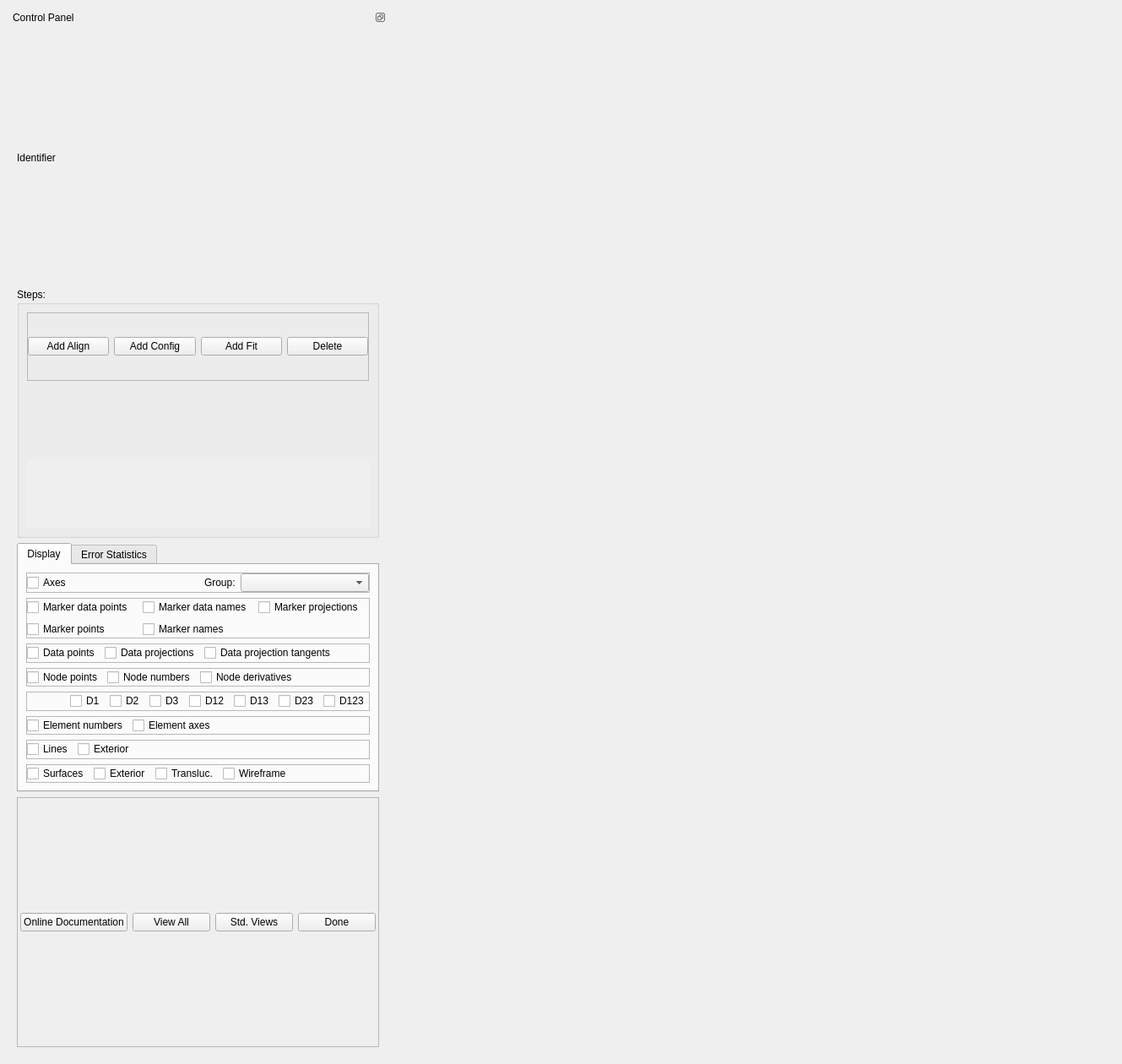
<?xml version="1.0" encoding="UTF-8"?>
<ui version="4.0">
 <class>GeometryFitterWidget</class>
 <widget class="QWidget" name="GeometryFitterWidget">
  <property name="geometry">
   <rect>
    <x>0</x>
    <y>0</y>
    <width>1329</width>
    <height>1260</height>
   </rect>
  </property>
  <property name="sizePolicy">
   <sizepolicy hsizetype="Preferred" vsizetype="Preferred">
    <horstretch>0</horstretch>
    <verstretch>0</verstretch>
   </sizepolicy>
  </property>
  <property name="minimumSize">
   <size>
    <width>0</width>
    <height>0</height>
   </size>
  </property>
  <property name="windowTitle">
   <string>Geometry Fitter</string>
  </property>
  <layout class="QHBoxLayout" name="horizontalLayout">
   <item>
    <widget class="QDockWidget" name="dockWidget">
     <property name="sizePolicy">
      <sizepolicy hsizetype="Preferred" vsizetype="Preferred">
       <horstretch>0</horstretch>
       <verstretch>0</verstretch>
      </sizepolicy>
     </property>
     <property name="features">
      <set>QDockWidget::DockWidgetFeature::DockWidgetFloatable|QDockWidget::DockWidgetFeature::DockWidgetMovable</set>
     </property>
     <property name="allowedAreas">
      <set>Qt::DockWidgetArea::AllDockWidgetAreas</set>
     </property>
     <property name="windowTitle">
      <string>Control Panel</string>
     </property>
     <widget class="QWidget" name="dockWidgetContents">
      <property name="sizePolicy">
       <sizepolicy hsizetype="Preferred" vsizetype="Expanding">
        <horstretch>0</horstretch>
        <verstretch>0</verstretch>
       </sizepolicy>
      </property>
      <layout class="QVBoxLayout" name="verticalLayout">
       <item>
        <widget class="QLabel" name="identifier_label">
         <property name="sizePolicy">
          <sizepolicy hsizetype="Preferred" vsizetype="Preferred">
           <horstretch>0</horstretch>
           <verstretch>0</verstretch>
          </sizepolicy>
         </property>
         <property name="text">
          <string>Identifier</string>
         </property>
        </widget>
       </item>
       <item>
        <widget class="QGroupBox" name="steps_groupBox">
         <property name="sizePolicy">
          <sizepolicy hsizetype="Preferred" vsizetype="Preferred">
           <horstretch>0</horstretch>
           <verstretch>0</verstretch>
          </sizepolicy>
         </property>
         <property name="title">
          <string>Steps:</string>
         </property>
         <layout class="QVBoxLayout" name="verticalLayout_2">
          <item>
           <widget class="QFrame" name="stepsAddDelete_frame">
            <property name="frameShape">
             <enum>QFrame::Shape::StyledPanel</enum>
            </property>
            <property name="frameShadow">
             <enum>QFrame::Shadow::Raised</enum>
            </property>
            <layout class="QHBoxLayout" name="horizontalLayout_10">
             <property name="leftMargin">
              <number>0</number>
             </property>
             <property name="topMargin">
              <number>0</number>
             </property>
             <property name="rightMargin">
              <number>0</number>
             </property>
             <property name="bottomMargin">
              <number>0</number>
             </property>
             <item>
              <widget class="QPushButton" name="stepsAddAlign_pushButton">
               <property name="text">
                <string>Add Align</string>
               </property>
              </widget>
             </item>
             <item>
              <widget class="QPushButton" name="stepsAddConfig_pushButton">
               <property name="text">
                <string>Add Config</string>
               </property>
              </widget>
             </item>
             <item>
              <widget class="QPushButton" name="stepsAddFit_pushButton">
               <property name="text">
                <string>Add Fit</string>
               </property>
              </widget>
             </item>
             <item>
              <widget class="QPushButton" name="stepsDelete_pushButton">
               <property name="text">
                <string>Delete</string>
               </property>
              </widget>
             </item>
            </layout>
           </widget>
          </item>
          <item>
           <widget class="DraggableListWidget" name="steps_listWidget" native="true"/>
          </item>
          <item>
           <widget class="QScrollArea" name="stepedit_scrollArea">
            <property name="sizePolicy">
             <sizepolicy hsizetype="Preferred" vsizetype="Preferred">
              <horstretch>0</horstretch>
              <verstretch>0</verstretch>
             </sizepolicy>
            </property>
            <property name="frameShape">
             <enum>QFrame::Shape::NoFrame</enum>
            </property>
            <property name="horizontalScrollBarPolicy">
             <enum>Qt::ScrollBarPolicy::ScrollBarAsNeeded</enum>
            </property>
            <property name="widgetResizable">
             <bool>true</bool>
            </property>
            <widget class="QWidget" name="stepedit_scrollAreaWidgetContents">
             <property name="geometry">
              <rect>
               <x>0</x>
               <y>0</y>
               <width>435</width>
               <height>382</height>
              </rect>
             </property>
             <layout class="QVBoxLayout" name="verticalLayout_3">
              <item>
               <widget class="InitialConfigWidget" name="initialConfig_widget" native="true"/>
              </item>
              <item>
               <widget class="AlignWidget" name="align_widget" native="true"/>
              </item>
              <item>
               <widget class="FitWidget" name="fit_widget" native="true"/>
              </item>
              <item>
               <widget class="ConfigWidget" name="config_widget" native="true"/>
              </item>
              <item>
               <widget class="GroupSettingsWidget" name="groupSettings_widget" native="true"/>
              </item>
             </layout>
            </widget>
           </widget>
          </item>
         </layout>
        </widget>
       </item>
       <item>
        <widget class="QTabWidget" name="controls_tabWidget">
         <property name="sizePolicy">
          <sizepolicy hsizetype="Expanding" vsizetype="Minimum">
           <horstretch>0</horstretch>
           <verstretch>0</verstretch>
          </sizepolicy>
         </property>
         <property name="currentIndex">
          <number>0</number>
         </property>
         <widget class="QWidget" name="display_tab">
          <attribute name="title">
           <string>Display</string>
          </attribute>
          <layout class="QVBoxLayout" name="verticalLayout_7">
           <item>
            <widget class="QFrame" name="displayMisc_frame">
             <property name="frameShape">
              <enum>QFrame::Shape::StyledPanel</enum>
             </property>
             <property name="frameShadow">
              <enum>QFrame::Shadow::Raised</enum>
             </property>
             <layout class="QHBoxLayout" name="horizontalLayout_8">
              <property name="leftMargin">
               <number>0</number>
              </property>
              <property name="topMargin">
               <number>0</number>
              </property>
              <property name="rightMargin">
               <number>0</number>
              </property>
              <property name="bottomMargin">
               <number>0</number>
              </property>
              <item>
               <widget class="QCheckBox" name="displayAxes_checkBox">
                <property name="text">
                 <string>Axes</string>
                </property>
               </widget>
              </item>
              <item>
               <spacer name="displayMisc_horizontalSpacer">
                <property name="orientation">
                 <enum>Qt::Orientation::Horizontal</enum>
                </property>
                <property name="sizeHint" stdset="0">
                 <size>
                  <width>40</width>
                  <height>20</height>
                 </size>
                </property>
               </spacer>
              </item>
              <item>
               <widget class="QLabel" name="displayGroup_label">
                <property name="text">
                 <string>Group:</string>
                </property>
               </widget>
              </item>
              <item>
               <widget class="FieldChooserWidget" name="displayGroup_fieldChooser">
                <property name="sizePolicy">
                 <sizepolicy hsizetype="Expanding" vsizetype="Preferred">
                  <horstretch>0</horstretch>
                  <verstretch>0</verstretch>
                 </sizepolicy>
                </property>
                <property name="toolTip">
                 <string>&lt;html&gt;&lt;head/&gt;&lt;body&gt;&lt;p&gt;Optional group to limit display of model and data to.&lt;/p&gt;&lt;/body&gt;&lt;/html&gt;</string>
                </property>
               </widget>
              </item>
             </layout>
            </widget>
           </item>
           <item>
            <widget class="QFrame" name="displayMarker_frame">
             <property name="frameShape">
              <enum>QFrame::Shape::StyledPanel</enum>
             </property>
             <property name="frameShadow">
              <enum>QFrame::Shadow::Raised</enum>
             </property>
             <layout class="QGridLayout" name="gridLayout">
              <property name="leftMargin">
               <number>0</number>
              </property>
              <property name="topMargin">
               <number>0</number>
              </property>
              <property name="rightMargin">
               <number>0</number>
              </property>
              <property name="bottomMargin">
               <number>0</number>
              </property>
              <item row="0" column="1">
               <widget class="QCheckBox" name="displayMarkerDataNames_checkBox">
                <property name="text">
                 <string>Marker data names</string>
                </property>
               </widget>
              </item>
              <item row="0" column="0">
               <widget class="QCheckBox" name="displayMarkerDataPoints_checkBox">
                <property name="text">
                 <string>Marker data points</string>
                </property>
               </widget>
              </item>
              <item row="3" column="1">
               <widget class="QCheckBox" name="displayMarkerNames_checkBox">
                <property name="text">
                 <string>Marker names</string>
                </property>
               </widget>
              </item>
              <item row="3" column="0">
               <widget class="QCheckBox" name="displayMarkerPoints_checkBox">
                <property name="text">
                 <string>Marker points</string>
                </property>
               </widget>
              </item>
              <item row="0" column="2">
               <widget class="QCheckBox" name="displayMarkerDataProjections_checkBox">
                <property name="text">
                 <string>Marker projections</string>
                </property>
               </widget>
              </item>
             </layout>
            </widget>
           </item>
           <item>
            <widget class="QFrame" name="displayData_frame">
             <property name="frameShape">
              <enum>QFrame::Shape::StyledPanel</enum>
             </property>
             <property name="frameShadow">
              <enum>QFrame::Shadow::Raised</enum>
             </property>
             <layout class="QHBoxLayout" name="horizontalLayout_9">
              <property name="leftMargin">
               <number>0</number>
              </property>
              <property name="topMargin">
               <number>0</number>
              </property>
              <property name="rightMargin">
               <number>0</number>
              </property>
              <property name="bottomMargin">
               <number>0</number>
              </property>
              <item>
               <widget class="QCheckBox" name="displayDataPoints_checkBox">
                <property name="text">
                 <string>Data points</string>
                </property>
               </widget>
              </item>
              <item>
               <widget class="QCheckBox" name="displayDataProjections_checkBox">
                <property name="text">
                 <string>Data projections</string>
                </property>
               </widget>
              </item>
              <item>
               <widget class="QCheckBox" name="displayDataProjectionPoints_checkBox">
                <property name="text">
                 <string>Data projection tangents</string>
                </property>
               </widget>
              </item>
              <item>
               <spacer name="displayData_horizontalSpacer">
                <property name="orientation">
                 <enum>Qt::Orientation::Horizontal</enum>
                </property>
                <property name="sizeHint" stdset="0">
                 <size>
                  <width>40</width>
                  <height>20</height>
                 </size>
                </property>
               </spacer>
              </item>
             </layout>
            </widget>
           </item>
           <item>
            <widget class="QFrame" name="displayNodes_frame">
             <property name="frameShape">
              <enum>QFrame::Shape::StyledPanel</enum>
             </property>
             <property name="frameShadow">
              <enum>QFrame::Shadow::Raised</enum>
             </property>
             <layout class="QHBoxLayout" name="horizontalLayout_6">
              <property name="leftMargin">
               <number>0</number>
              </property>
              <property name="topMargin">
               <number>0</number>
              </property>
              <property name="rightMargin">
               <number>0</number>
              </property>
              <property name="bottomMargin">
               <number>0</number>
              </property>
              <item>
               <widget class="QCheckBox" name="displayNodePoints_checkBox">
                <property name="text">
                 <string>Node points</string>
                </property>
               </widget>
              </item>
              <item>
               <widget class="QCheckBox" name="displayNodeNumbers_checkBox">
                <property name="sizePolicy">
                 <sizepolicy hsizetype="Minimum" vsizetype="Fixed">
                  <horstretch>0</horstretch>
                  <verstretch>0</verstretch>
                 </sizepolicy>
                </property>
                <property name="text">
                 <string>Node numbers</string>
                </property>
               </widget>
              </item>
              <item>
               <widget class="QCheckBox" name="displayNodeDerivatives_checkBox">
                <property name="sizePolicy">
                 <sizepolicy hsizetype="Minimum" vsizetype="Fixed">
                  <horstretch>0</horstretch>
                  <verstretch>0</verstretch>
                 </sizepolicy>
                </property>
                <property name="text">
                 <string>Node derivatives</string>
                </property>
               </widget>
              </item>
              <item>
               <spacer name="displayNodes_horizontalSpacer">
                <property name="orientation">
                 <enum>Qt::Orientation::Horizontal</enum>
                </property>
                <property name="sizeHint" stdset="0">
                 <size>
                  <width>40</width>
                  <height>20</height>
                 </size>
                </property>
               </spacer>
              </item>
             </layout>
            </widget>
           </item>
           <item>
            <widget class="QFrame" name="displayNodeDerivativeLabels_frame">
             <property name="frameShape">
              <enum>QFrame::Shape::StyledPanel</enum>
             </property>
             <property name="frameShadow">
              <enum>QFrame::Shadow::Raised</enum>
             </property>
             <layout class="QHBoxLayout" name="horizontalLayout_7">
              <property name="leftMargin">
               <number>0</number>
              </property>
              <property name="topMargin">
               <number>0</number>
              </property>
              <property name="rightMargin">
               <number>0</number>
              </property>
              <property name="bottomMargin">
               <number>0</number>
              </property>
              <item>
               <spacer name="displayNodeDerivativeLabels_horizontalSpacer">
                <property name="orientation">
                 <enum>Qt::Orientation::Horizontal</enum>
                </property>
                <property name="sizeHint" stdset="0">
                 <size>
                  <width>40</width>
                  <height>20</height>
                 </size>
                </property>
               </spacer>
              </item>
              <item>
               <widget class="QCheckBox" name="displayNodeDerivativeLabelsD1_checkBox">
                <property name="sizePolicy">
                 <sizepolicy hsizetype="Minimum" vsizetype="Fixed">
                  <horstretch>0</horstretch>
                  <verstretch>0</verstretch>
                 </sizepolicy>
                </property>
                <property name="text">
                 <string>D1</string>
                </property>
               </widget>
              </item>
              <item>
               <widget class="QCheckBox" name="displayNodeDerivativeLabelsD2_checkBox">
                <property name="sizePolicy">
                 <sizepolicy hsizetype="Minimum" vsizetype="Fixed">
                  <horstretch>0</horstretch>
                  <verstretch>0</verstretch>
                 </sizepolicy>
                </property>
                <property name="text">
                 <string>D2</string>
                </property>
               </widget>
              </item>
              <item>
               <widget class="QCheckBox" name="displayNodeDerivativeLabelsD3_checkBox">
                <property name="sizePolicy">
                 <sizepolicy hsizetype="Minimum" vsizetype="Fixed">
                  <horstretch>0</horstretch>
                  <verstretch>0</verstretch>
                 </sizepolicy>
                </property>
                <property name="text">
                 <string>D3</string>
                </property>
               </widget>
              </item>
              <item>
               <widget class="QCheckBox" name="displayNodeDerivativeLabelsD12_checkBox">
                <property name="sizePolicy">
                 <sizepolicy hsizetype="Minimum" vsizetype="Fixed">
                  <horstretch>0</horstretch>
                  <verstretch>0</verstretch>
                 </sizepolicy>
                </property>
                <property name="text">
                 <string>D12</string>
                </property>
               </widget>
              </item>
              <item>
               <widget class="QCheckBox" name="displayNodeDerivativeLabelsD13_checkBox">
                <property name="sizePolicy">
                 <sizepolicy hsizetype="Minimum" vsizetype="Fixed">
                  <horstretch>0</horstretch>
                  <verstretch>0</verstretch>
                 </sizepolicy>
                </property>
                <property name="text">
                 <string>D13</string>
                </property>
               </widget>
              </item>
              <item>
               <widget class="QCheckBox" name="displayNodeDerivativeLabelsD23_checkBox">
                <property name="sizePolicy">
                 <sizepolicy hsizetype="Minimum" vsizetype="Fixed">
                  <horstretch>0</horstretch>
                  <verstretch>0</verstretch>
                 </sizepolicy>
                </property>
                <property name="text">
                 <string>D23</string>
                </property>
               </widget>
              </item>
              <item>
               <widget class="QCheckBox" name="displayNodeDerivativeLabelsD123_checkBox">
                <property name="sizePolicy">
                 <sizepolicy hsizetype="Minimum" vsizetype="Fixed">
                  <horstretch>0</horstretch>
                  <verstretch>0</verstretch>
                 </sizepolicy>
                </property>
                <property name="text">
                 <string>D123</string>
                </property>
               </widget>
              </item>
             </layout>
            </widget>
           </item>
           <item>
            <widget class="QFrame" name="displayElements_frame">
             <property name="frameShape">
              <enum>QFrame::Shape::StyledPanel</enum>
             </property>
             <property name="frameShadow">
              <enum>QFrame::Shadow::Raised</enum>
             </property>
             <layout class="QHBoxLayout" name="horizontalLayout_4">
              <property name="leftMargin">
               <number>0</number>
              </property>
              <property name="topMargin">
               <number>0</number>
              </property>
              <property name="rightMargin">
               <number>0</number>
              </property>
              <property name="bottomMargin">
               <number>0</number>
              </property>
              <item>
               <widget class="QCheckBox" name="displayElementNumbers_checkBox">
                <property name="text">
                 <string>Element numbers</string>
                </property>
               </widget>
              </item>
              <item>
               <widget class="QCheckBox" name="displayElementAxes_checkBox">
                <property name="sizePolicy">
                 <sizepolicy hsizetype="Minimum" vsizetype="Fixed">
                  <horstretch>0</horstretch>
                  <verstretch>0</verstretch>
                 </sizepolicy>
                </property>
                <property name="text">
                 <string>Element axes</string>
                </property>
               </widget>
              </item>
              <item>
               <spacer name="displayElements_horizontalSpacer">
                <property name="orientation">
                 <enum>Qt::Orientation::Horizontal</enum>
                </property>
                <property name="sizeHint" stdset="0">
                 <size>
                  <width>40</width>
                  <height>20</height>
                 </size>
                </property>
               </spacer>
              </item>
             </layout>
            </widget>
           </item>
           <item>
            <widget class="QFrame" name="displayLines_frame">
             <property name="frameShape">
              <enum>QFrame::Shape::StyledPanel</enum>
             </property>
             <property name="frameShadow">
              <enum>QFrame::Shadow::Raised</enum>
             </property>
             <layout class="QHBoxLayout" name="horizontalLayout_5">
              <property name="leftMargin">
               <number>0</number>
              </property>
              <property name="topMargin">
               <number>0</number>
              </property>
              <property name="rightMargin">
               <number>0</number>
              </property>
              <property name="bottomMargin">
               <number>0</number>
              </property>
              <item>
               <widget class="QCheckBox" name="displayLines_checkBox">
                <property name="text">
                 <string>Lines</string>
                </property>
               </widget>
              </item>
              <item>
               <widget class="QCheckBox" name="displayLinesExterior_checkBox">
                <property name="sizePolicy">
                 <sizepolicy hsizetype="Minimum" vsizetype="Fixed">
                  <horstretch>0</horstretch>
                  <verstretch>0</verstretch>
                 </sizepolicy>
                </property>
                <property name="text">
                 <string>Exterior</string>
                </property>
               </widget>
              </item>
              <item>
               <spacer name="displayLines_horizontalSpacer">
                <property name="orientation">
                 <enum>Qt::Orientation::Horizontal</enum>
                </property>
                <property name="sizeHint" stdset="0">
                 <size>
                  <width>40</width>
                  <height>20</height>
                 </size>
                </property>
               </spacer>
              </item>
             </layout>
            </widget>
           </item>
           <item>
            <widget class="QFrame" name="displaySurfaces_frame">
             <property name="frameShape">
              <enum>QFrame::Shape::StyledPanel</enum>
             </property>
             <property name="frameShadow">
              <enum>QFrame::Shadow::Raised</enum>
             </property>
             <layout class="QHBoxLayout" name="horizontalLayout_3">
              <property name="leftMargin">
               <number>0</number>
              </property>
              <property name="topMargin">
               <number>0</number>
              </property>
              <property name="rightMargin">
               <number>0</number>
              </property>
              <property name="bottomMargin">
               <number>0</number>
              </property>
              <item>
               <widget class="QCheckBox" name="displaySurfaces_checkBox">
                <property name="text">
                 <string>Surfaces</string>
                </property>
               </widget>
              </item>
              <item>
               <widget class="QCheckBox" name="displaySurfacesExterior_checkBox">
                <property name="sizePolicy">
                 <sizepolicy hsizetype="Minimum" vsizetype="Fixed">
                  <horstretch>0</horstretch>
                  <verstretch>0</verstretch>
                 </sizepolicy>
                </property>
                <property name="text">
                 <string>Exterior</string>
                </property>
               </widget>
              </item>
              <item>
               <widget class="QCheckBox" name="displaySurfacesTranslucent_checkBox">
                <property name="sizePolicy">
                 <sizepolicy hsizetype="Minimum" vsizetype="Fixed">
                  <horstretch>0</horstretch>
                  <verstretch>0</verstretch>
                 </sizepolicy>
                </property>
                <property name="text">
                 <string>Transluc.</string>
                </property>
               </widget>
              </item>
              <item>
               <widget class="QCheckBox" name="displaySurfacesWireframe_checkBox">
                <property name="sizePolicy">
                 <sizepolicy hsizetype="Minimum" vsizetype="Fixed">
                  <horstretch>0</horstretch>
                  <verstretch>0</verstretch>
                 </sizepolicy>
                </property>
                <property name="text">
                 <string>Wireframe</string>
                </property>
               </widget>
              </item>
              <item>
               <spacer name="displaySurfaces_horizontalSpacer">
                <property name="orientation">
                 <enum>Qt::Orientation::Horizontal</enum>
                </property>
                <property name="sizeHint" stdset="0">
                 <size>
                  <width>40</width>
                  <height>20</height>
                 </size>
                </property>
               </spacer>
              </item>
             </layout>
            </widget>
           </item>
          </layout>
         </widget>
         <widget class="QWidget" name="error_statistics_tab">
          <attribute name="title">
           <string>Error Statistics</string>
          </attribute>
          <layout class="QVBoxLayout" name="verticalLayout_12">
           <item>
            <widget class="QFrame" name="error_group_frame">
             <property name="frameShape">
              <enum>QFrame::Shape::StyledPanel</enum>
             </property>
             <property name="frameShadow">
              <enum>QFrame::Shadow::Raised</enum>
             </property>
             <layout class="QFormLayout" name="formLayout_2">
              <property name="leftMargin">
               <number>0</number>
              </property>
              <property name="topMargin">
               <number>0</number>
              </property>
              <property name="rightMargin">
               <number>0</number>
              </property>
              <property name="bottomMargin">
               <number>0</number>
              </property>
              <item row="0" column="0">
               <widget class="QLabel" name="displayRMSError_label">
                <property name="text">
                 <string>RMS error:</string>
                </property>
               </widget>
              </item>
              <item row="0" column="1">
               <widget class="QLineEdit" name="displayRMSError_lineEdit">
                <property name="readOnly">
                 <bool>true</bool>
                </property>
               </widget>
              </item>
              <item row="1" column="0">
               <widget class="QLabel" name="displayMaxError_label">
                <property name="text">
                 <string>Maximum error:</string>
                </property>
               </widget>
              </item>
              <item row="1" column="1">
               <widget class="QLineEdit" name="displayMaxError_lineEdit">
                <property name="readOnly">
                 <bool>true</bool>
                </property>
               </widget>
              </item>
             </layout>
            </widget>
           </item>
          </layout>
         </widget>
        </widget>
       </item>
       <item>
        <widget class="QFrame" name="bottom_frame">
         <property name="frameShape">
          <enum>QFrame::Shape::StyledPanel</enum>
         </property>
         <property name="frameShadow">
          <enum>QFrame::Shadow::Raised</enum>
         </property>
         <layout class="QHBoxLayout" name="horizontalLayout_2">
          <property name="leftMargin">
           <number>3</number>
          </property>
          <property name="topMargin">
           <number>3</number>
          </property>
          <property name="rightMargin">
           <number>3</number>
          </property>
          <property name="bottomMargin">
           <number>3</number>
          </property>
          <item>
           <widget class="QPushButton" name="pushButtonDocumentation">
            <property name="text">
             <string>Online Documentation</string>
            </property>
           </widget>
          </item>
          <item>
           <widget class="QPushButton" name="viewAll_pushButton">
            <property name="text">
             <string>View All</string>
            </property>
           </widget>
          </item>
          <item>
           <widget class="QPushButton" name="stdViews_pushButton">
            <property name="text">
             <string>Std. Views</string>
            </property>
           </widget>
          </item>
          <item>
           <widget class="QPushButton" name="done_pushButton">
            <property name="sizePolicy">
             <sizepolicy hsizetype="Minimum" vsizetype="Fixed">
              <horstretch>0</horstretch>
              <verstretch>0</verstretch>
             </sizepolicy>
            </property>
            <property name="text">
             <string>Done</string>
            </property>
           </widget>
          </item>
         </layout>
        </widget>
       </item>
      </layout>
     </widget>
    </widget>
   </item>
   <item>
    <widget class="BaseSceneviewerWidget" name="baseSceneviewerWidget" native="true">
     <property name="sizePolicy">
      <sizepolicy hsizetype="Expanding" vsizetype="Expanding">
       <horstretch>1</horstretch>
       <verstretch>1</verstretch>
      </sizepolicy>
     </property>
     <property name="autoFillBackground">
      <bool>false</bool>
     </property>
    </widget>
   </item>
  </layout>
 </widget>
 <customwidgets>
  <customwidget>
   <class>FieldChooserWidget</class>
   <extends>QComboBox</extends>
   <header>cmlibs/widgets/fieldchooserwidget.h</header>
  </customwidget>
  <customwidget>
   <class>DraggableListWidget</class>
   <extends>QWidget</extends>
   <header>cmlibs/widgets/draggablelistwidget.h</header>
   <container>1</container>
  </customwidget>
  <customwidget>
   <class>BaseSceneviewerWidget</class>
   <extends>QWidget</extends>
   <header>cmlibs/widgets/basesceneviewerwidget.h</header>
   <container>1</container>
  </customwidget>
  <customwidget>
   <class>InitialConfigWidget</class>
   <extends>QWidget</extends>
   <header>initialconfigwidget.h</header>
   <container>1</container>
  </customwidget>
  <customwidget>
   <class>AlignWidget</class>
   <extends>QWidget</extends>
   <header>alignwidget.h</header>
   <container>1</container>
  </customwidget>
  <customwidget>
   <class>ConfigWidget</class>
   <extends>QWidget</extends>
   <header>mapclientplugins/geometryfitter/view/configwidget.h</header>
   <container>1</container>
  </customwidget>
  <customwidget>
   <class>GroupSettingsWidget</class>
   <extends>QWidget</extends>
   <header>groupsettingswidget.h</header>
   <container>1</container>
  </customwidget>
  <customwidget>
   <class>FitWidget</class>
   <extends>QWidget</extends>
   <header>fitwidget.h</header>
   <container>1</container>
  </customwidget>
 </customwidgets>
 <resources/>
 <connections/>
</ui>
